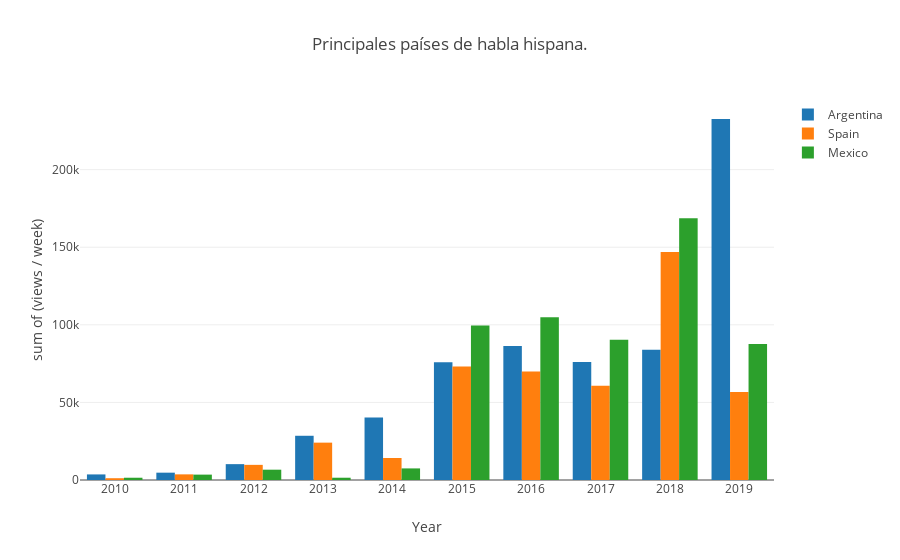

This figure's notebook cell:
### Code cell
def getPlotCountry(cName):
    df = talks[talks.country==cName]
    df.loc[:, 'year'] = df.publishDate.dt.year
    df = df.groupby('year').sum()
    return go.Bar(
        name=cName,
        x= df.index.values,
        y= df.viewsWeek,
    )

trace1 = getPlotCountry('Argentina')
trace2 = getPlotCountry('Spain')
trace3 = getPlotCountry('Mexico')

layout = go.Layout(
    title='Principales países de habla hispana.',
    yaxis = dict(
#         range = [0, 50000],
        title='sum of (views / week)',
    ),
    xaxis = dict(
        title='Year',
#         range=[0,0.08]
        tickvals = list(range(2010, 2020)),
#         ticktext = nombres_grupos
    )
)
fig = go.Figure(data=[trace1,trace2,trace3], layout=layout)
iplot(fig)

### Figure 1 — Plotly figure (JSON) as saved in the notebook; plotly's stock layout.template omitted (floating-point values rounded to 4 significant figures)
{"data": [{"name": "Argentina", "type": "bar", "uid": "7a8c79ee-6fa6-4d98-974f-d9e603fc4c3e", "x": [2010, 2011, 2012, 2013, 2014, 2015, 2016, 2017, 2018, 2019], "y": [3598.0, 4722.0, 10220.0, 28510.0, 40220.0, 75850.0, 86430.0, 76020.0, 84000.0, 232600.0]}, {"name": "Spain", "type": "bar", "uid": "e53880ed-8b74-4853-809b-248b852624bc", "x": [2010, 2011, 2012, 2013, 2014, 2015, 2016, 2017, 2018, 2019], "y": [1146.0, 3635.0, 9759.0, 24080.0, 14200.0, 73210.0, 70000.0, 60660.0, 147000.0, 56660.0]}, {"name": "Mexico", "type": "bar", "uid": "6d2a6963-6c04-4694-9112-e10ff460b763", "x": [2010, 2011, 2012, 2013, 2014, 2015, 2016, 2017, 2018, 2019], "y": [1462.0, 3467.0, 6642.0, 1472.0, 7467.0, 99590.0, 105000.0, 90460.0, 168600.0, 87610.0]}], "layout": {"title": {"text": "Principales países de habla hispana."}, "xaxis": {"tickvals": [2010, 2011, 2012, 2013, 2014, 2015, 2016, 2017, 2018, 2019], "title": {"text": "Year"}}, "yaxis": {"title": {"text": "sum of (views / week)"}}}}
